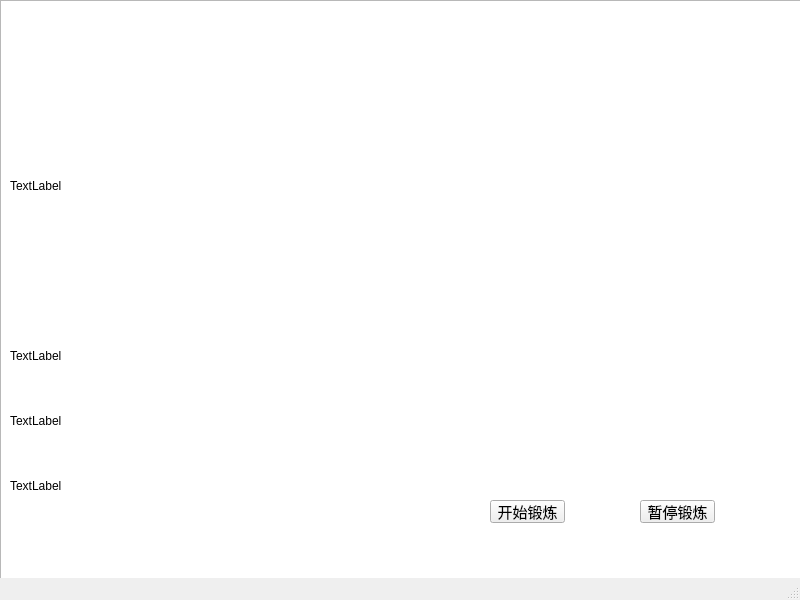
<?xml version="1.0" encoding="UTF-8"?>
<ui version="4.0">
 <class>QMainWindow</class>
 <widget class="QMainWindow" name="QMainWindow">
  <property name="geometry">
   <rect>
    <x>0</x>
    <y>0</y>
    <width>800</width>
    <height>600</height>
   </rect>
  </property>
  <property name="windowTitle">
   <string>MainWindow</string>
  </property>
  <widget class="QWidget" name="centralwidget">
   <widget class="QListView" name="listView">
    <property name="geometry">
     <rect>
      <x>0</x>
      <y>0</y>
      <width>801</width>
      <height>581</height>
     </rect>
    </property>
    <property name="styleSheet">
     <string notr="true">background-image:url(:/pic25.png)</string>
    </property>
   </widget>
   <widget class="QLabel" name="label">
    <property name="geometry">
     <rect>
      <x>10</x>
      <y>60</y>
      <width>441</width>
      <height>251</height>
     </rect>
    </property>
    <property name="text">
     <string>TextLabel</string>
    </property>
   </widget>
   <widget class="QLabel" name="label_2">
    <property name="geometry">
     <rect>
      <x>10</x>
      <y>330</y>
      <width>441</width>
      <height>51</height>
     </rect>
    </property>
    <property name="text">
     <string>TextLabel</string>
    </property>
   </widget>
   <widget class="QLabel" name="label_3">
    <property name="geometry">
     <rect>
      <x>10</x>
      <y>400</y>
      <width>441</width>
      <height>41</height>
     </rect>
    </property>
    <property name="text">
     <string>TextLabel</string>
    </property>
   </widget>
   <widget class="QLabel" name="label_4">
    <property name="geometry">
     <rect>
      <x>10</x>
      <y>460</y>
      <width>441</width>
      <height>51</height>
     </rect>
    </property>
    <property name="text">
     <string>TextLabel</string>
    </property>
   </widget>
   <widget class="QPushButton" name="pushButton">
    <property name="geometry">
     <rect>
      <x>490</x>
      <y>500</y>
      <width>75</width>
      <height>23</height>
     </rect>
    </property>
    <property name="font">
     <font>
      <family>阿里巴巴普惠体</family>
      <pointsize>11</pointsize>
     </font>
    </property>
    <property name="text">
     <string>开始锻炼</string>
    </property>
   </widget>
   <widget class="QPushButton" name="pushButton_2">
    <property name="geometry">
     <rect>
      <x>640</x>
      <y>500</y>
      <width>75</width>
      <height>23</height>
     </rect>
    </property>
    <property name="font">
     <font>
      <family>阿里巴巴普惠体</family>
      <pointsize>11</pointsize>
     </font>
    </property>
    <property name="text">
     <string>暂停锻炼</string>
    </property>
   </widget>
  </widget>
  <widget class="QMenuBar" name="menubar">
   <property name="geometry">
    <rect>
     <x>0</x>
     <y>0</y>
     <width>800</width>
     <height>22</height>
    </rect>
   </property>
  </widget>
  <widget class="QStatusBar" name="statusbar"/>
 </widget>
 <resources>
  <include location="text6.qrc"/>
 </resources>
 <connections/>
</ui>
